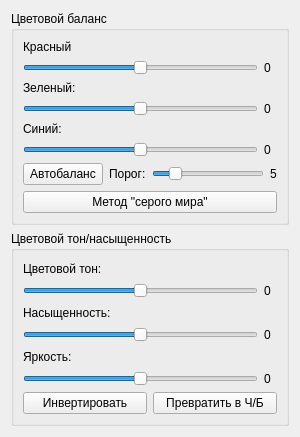
<?xml version="1.0" encoding="UTF-8"?>
<ui version="4.0">
 <class>Colorer</class>
 <widget class="QWidget" name="Colorer">
  <property name="geometry">
   <rect>
    <x>0</x>
    <y>0</y>
    <width>300</width>
    <height>437</height>
   </rect>
  </property>
  <property name="minimumSize">
   <size>
    <width>300</width>
    <height>0</height>
   </size>
  </property>
  <property name="maximumSize">
   <size>
    <width>300</width>
    <height>16777215</height>
   </size>
  </property>
  <property name="windowTitle">
   <string>Form</string>
  </property>
  <layout class="QVBoxLayout" name="verticalLayout_3">
   <item>
    <widget class="QGroupBox" name="groupBox_2">
     <property name="title">
      <string>Цветовой баланс</string>
     </property>
     <layout class="QVBoxLayout" name="verticalLayout_2">
      <item>
       <layout class="QGridLayout" name="gridLayout_3">
        <item row="1" column="0">
         <widget class="QSlider" name="redSlider">
          <property name="maximumSize">
           <size>
            <width>235</width>
            <height>16777215</height>
           </size>
          </property>
          <property name="minimum">
           <number>-255</number>
          </property>
          <property name="maximum">
           <number>255</number>
          </property>
          <property name="orientation">
           <enum>Qt::Horizontal</enum>
          </property>
         </widget>
        </item>
        <item row="0" column="0">
         <widget class="QLabel" name="label_4">
          <property name="text">
           <string>Красный</string>
          </property>
         </widget>
        </item>
        <item row="2" column="0">
         <widget class="QLabel" name="label_5">
          <property name="text">
           <string>Зеленый:</string>
          </property>
         </widget>
        </item>
        <item row="4" column="0">
         <widget class="QLabel" name="label_6">
          <property name="text">
           <string>Синий:</string>
          </property>
         </widget>
        </item>
        <item row="5" column="0">
         <widget class="QSlider" name="blueSlider">
          <property name="maximumSize">
           <size>
            <width>235</width>
            <height>16777215</height>
           </size>
          </property>
          <property name="minimum">
           <number>-255</number>
          </property>
          <property name="maximum">
           <number>255</number>
          </property>
          <property name="orientation">
           <enum>Qt::Horizontal</enum>
          </property>
         </widget>
        </item>
        <item row="3" column="0">
         <widget class="QSlider" name="greenSlider">
          <property name="maximumSize">
           <size>
            <width>235</width>
            <height>16777215</height>
           </size>
          </property>
          <property name="minimum">
           <number>-255</number>
          </property>
          <property name="maximum">
           <number>255</number>
          </property>
          <property name="orientation">
           <enum>Qt::Horizontal</enum>
          </property>
         </widget>
        </item>
        <item row="1" column="1">
         <widget class="QLabel" name="redLabel">
          <property name="text">
           <string>0</string>
          </property>
         </widget>
        </item>
        <item row="3" column="1">
         <widget class="QLabel" name="greenLabel">
          <property name="text">
           <string>0</string>
          </property>
         </widget>
        </item>
        <item row="5" column="1">
         <widget class="QLabel" name="blueLabel">
          <property name="text">
           <string>0</string>
          </property>
         </widget>
        </item>
       </layout>
      </item>
      <item>
       <layout class="QHBoxLayout" name="horizontalLayout_2">
        <item>
         <widget class="QPushButton" name="balanceButton">
          <property name="text">
           <string>Автобаланс</string>
          </property>
         </widget>
        </item>
        <item>
         <widget class="QLabel" name="label_7">
          <property name="text">
           <string>Порог:</string>
          </property>
         </widget>
        </item>
        <item>
         <widget class="QSlider" name="thresholdSlider">
          <property name="maximumSize">
           <size>
            <width>121</width>
            <height>16777215</height>
           </size>
          </property>
          <property name="maximum">
           <number>30</number>
          </property>
          <property name="value">
           <number>5</number>
          </property>
          <property name="orientation">
           <enum>Qt::Horizontal</enum>
          </property>
         </widget>
        </item>
        <item>
         <widget class="QLabel" name="thresholdLabel">
          <property name="text">
           <string>5</string>
          </property>
         </widget>
        </item>
       </layout>
      </item>
      <item>
       <widget class="QPushButton" name="greyButton">
        <property name="text">
         <string>Метод &quot;серого мира&quot;</string>
        </property>
       </widget>
      </item>
     </layout>
    </widget>
   </item>
   <item>
    <widget class="QGroupBox" name="groupBox">
     <property name="title">
      <string>Цветовой тон/насыщенность</string>
     </property>
     <layout class="QVBoxLayout" name="verticalLayout">
      <item>
       <layout class="QGridLayout" name="gridLayout_2">
        <item row="1" column="0">
         <widget class="QSlider" name="hueSlider">
          <property name="maximumSize">
           <size>
            <width>235</width>
            <height>16777215</height>
           </size>
          </property>
          <property name="minimum">
           <number>-180</number>
          </property>
          <property name="maximum">
           <number>180</number>
          </property>
          <property name="orientation">
           <enum>Qt::Horizontal</enum>
          </property>
         </widget>
        </item>
        <item row="0" column="0">
         <widget class="QLabel" name="label">
          <property name="text">
           <string>Цветовой тон:</string>
          </property>
         </widget>
        </item>
        <item row="2" column="0">
         <widget class="QLabel" name="label_2">
          <property name="text">
           <string>Насыщенность:</string>
          </property>
         </widget>
        </item>
        <item row="4" column="0">
         <widget class="QLabel" name="label_3">
          <property name="text">
           <string>Яркость:</string>
          </property>
         </widget>
        </item>
        <item row="5" column="0">
         <widget class="QSlider" name="lightnessSlider">
          <property name="maximumSize">
           <size>
            <width>235</width>
            <height>16777215</height>
           </size>
          </property>
          <property name="minimum">
           <number>-255</number>
          </property>
          <property name="maximum">
           <number>255</number>
          </property>
          <property name="orientation">
           <enum>Qt::Horizontal</enum>
          </property>
         </widget>
        </item>
        <item row="3" column="0">
         <widget class="QSlider" name="satuSlider">
          <property name="maximumSize">
           <size>
            <width>235</width>
            <height>16777215</height>
           </size>
          </property>
          <property name="minimum">
           <number>-255</number>
          </property>
          <property name="maximum">
           <number>255</number>
          </property>
          <property name="orientation">
           <enum>Qt::Horizontal</enum>
          </property>
         </widget>
        </item>
        <item row="1" column="1">
         <widget class="QLabel" name="hueLabel">
          <property name="text">
           <string>0</string>
          </property>
         </widget>
        </item>
        <item row="3" column="1">
         <widget class="QLabel" name="satuLabel">
          <property name="text">
           <string>0</string>
          </property>
         </widget>
        </item>
        <item row="5" column="1">
         <widget class="QLabel" name="lightnessLabel">
          <property name="text">
           <string>0</string>
          </property>
         </widget>
        </item>
       </layout>
      </item>
      <item>
       <layout class="QHBoxLayout" name="horizontalLayout">
        <item>
         <widget class="QPushButton" name="invertButton">
          <property name="text">
           <string>Инвертировать</string>
          </property>
         </widget>
        </item>
        <item>
         <widget class="QPushButton" name="bnwButton">
          <property name="text">
           <string>Превратить в Ч/Б</string>
          </property>
         </widget>
        </item>
       </layout>
      </item>
     </layout>
    </widget>
   </item>
  </layout>
 </widget>
 <resources/>
 <connections/>
</ui>
